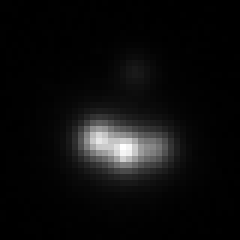
#> input picture g_cut.fits, 40 x 40 px, found by its file name (shown 6 times larger); the run also reads 2 pictures not shown here
$ python image_tibi.py
#> lines starting #> are read from the running program, lines starting #| are printed output that depends on the picture
# creates the lens montage in Berghea et al. 2017

from astropy.io import fits
from matplotlib.colors import LogNorm
import matplotlib.pyplot as plt

plt.clf()

image_g = fits.getdata("/Users/eduardrusu/GITHUB/tibi/g_cut.fits")
#> image_g is the input picture: shape (40, 40) >f4; min -78.72, max 58113.9, mean 2962.4
image_r = fits.getdata("/Users/eduardrusu/GITHUB/tibi/r_cut.fits")
image_i = fits.getdata("/Users/eduardrusu/GITHUB/tibi/i_cut.fits")
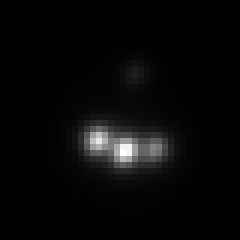
#> input picture i_cut.fits, 40 x 40 px, found by its file name (shown 6 times larger)
#> image_i is the input picture: shape (40, 40) >f4; min -151.8, max 332960.4, mean 11087.1
image_z = fits.getdata("/Users/eduardrusu/GITHUB/tibi/z_cut.fits")
image_y = fits.getdata("/Users/eduardrusu/GITHUB/tibi/y_cut.fits")
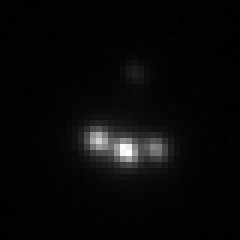
#> input picture y_cut.fits, 40 x 40 px, found by its file name (shown 6 times larger)
#> image_y is the input picture: shape (40, 40) >f4; min -1814.7, max 275820.1, mean 8177.3
image_g_sub = fits.getdata("/Users/eduardrusu/GITHUB/tibi/g_sub.fits")
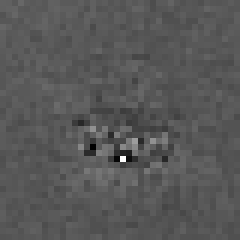
#> input picture g_sub.fits, 40 x 40 px, found by its file name (shown 6 times larger)
#> image_g_sub is the input picture: shape (40, 40) >f4; min -1349.2, max 2558.9, mean 0.7
#> (the run stopped early here; a loop or call above may not have finished)
